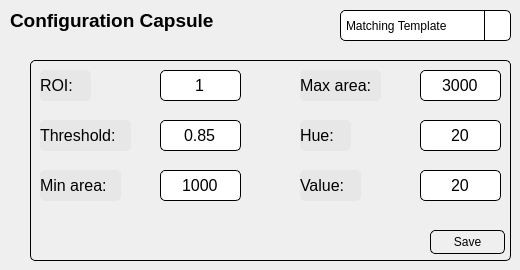
       <widget class="QWidget" name="page_2">
        <widget class="QLabel" name="label_5">
         <property name="geometry">
          <rect>
           <x>10</x>
           <y>0</y>
           <width>221</width>
           <height>41</height>
          </rect>
         </property>
         <property name="font">
          <font>
           <pointsize>14</pointsize>
           <bold>true</bold>
          </font>
         </property>
         <property name="styleSheet">
          <string notr="true">background-color: none;
color: rgb(0, 0, 0);
border: none;</string>
         </property>
         <property name="text">
          <string>Configuration Capsule</string>
         </property>
         <property name="alignment">
          <set>Qt::AlignLeading|Qt::AlignLeft|Qt::AlignVCenter</set>
         </property>
        </widget>
        <widget class="QComboBox" name="comboBox_capsule">
         <property name="geometry">
          <rect>
           <x>340</x>
           <y>10</y>
           <width>171</width>
           <height>31</height>
          </rect>
         </property>
         <property name="styleSheet">
          <string notr="true">QComboBox {
                border: 1px solid ;
                border-radius: 5px;
                padding: 5px;
                min-width: 6em;
                background-color: none;
            }

            QComboBox:hover {
                background-color: #cae1ff;
    			border: 1px solid #0066cc; /* Blue border for button hover */
            }

            QComboBox::drop-down {
                subcontrol-origin: padding;
                subcontrol-position: top right;
                width: 25px;
                border-left: 1px solid;
                border-top-right-radius: 3px;
                border-bottom-right-radius: 3px;
            }

            QComboBox::down-arrow {
				image: url(D:/Pharma3/icon/icons8-arrow-down);
                width: 14px;
                height: 14px;
				margin-top: 2px;    
            }

          </string>
         </property>
         <item>
          <property name="text">
           <string>Matching Template</string>
          </property>
         </item>
         <item>
          <property name="text">
           <string>Count Pixel</string>
          </property>
         </item>
         <item>
          <property name="text">
           <string>Check Area</string>
          </property>
         </item>
         <item>
          <property name="text">
           <string>Final</string>
          </property>
         </item>
        </widget>
        <widget class="QWidget" name="widget_2" native="true">
         <property name="geometry">
          <rect>
           <x>30</x>
           <y>60</y>
           <width>481</width>
           <height>201</height>
          </rect>
         </property>
         <property name="styleSheet">
          <string notr="true">border-radius: 5px;
border: 0.5px solid rgb(0, 0, 0)</string>
         </property>
         <widget class="QLineEdit" name="value">
          <property name="enabled">
           <bool>true</bool>
          </property>
          <property name="geometry">
           <rect>
            <x>390</x>
            <y>110</y>
            <width>81</width>
            <height>31</height>
           </rect>
          </property>
          <property name="font">
           <font>
            <pointsize>12</pointsize>
            <bold>false</bold>
           </font>
          </property>
          <property name="styleSheet">
           <string notr="true">border: 1px solid rgb(0, 0, 0);</string>
          </property>
          <property name="text">
           <string>20</string>
          </property>
          <property name="alignment">
           <set>Qt::AlignCenter</set>
          </property>
         </widget>
         <widget class="QLineEdit" name="Threshold_2">
          <property name="enabled">
           <bool>true</bool>
          </property>
          <property name="geometry">
           <rect>
            <x>130</x>
            <y>60</y>
            <width>81</width>
            <height>31</height>
           </rect>
          </property>
          <property name="font">
           <font>
            <pointsize>12</pointsize>
            <bold>false</bold>
           </font>
          </property>
          <property name="styleSheet">
           <string notr="true">border: 1px solid rgb(0, 0, 0);</string>
          </property>
          <property name="text">
           <string>0.85</string>
          </property>
          <property name="alignment">
           <set>Qt::AlignCenter</set>
          </property>
         </widget>
         <widget class="QLabel" name="label_22">
          <property name="geometry">
           <rect>
            <x>10</x>
            <y>60</y>
            <width>91</width>
            <height>31</height>
           </rect>
          </property>
          <property name="font">
           <font>
            <pointsize>12</pointsize>
            <bold>false</bold>
           </font>
          </property>
          <property name="styleSheet">
           <string notr="true">border: none;
background-color: #e7e7e7;
color: rgb(0, 0, 0);</string>
          </property>
          <property name="text">
           <string>Threshold:</string>
          </property>
         </widget>
         <widget class="QLabel" name="label_23">
          <property name="geometry">
           <rect>
            <x>270</x>
            <y>60</y>
            <width>51</width>
            <height>31</height>
           </rect>
          </property>
          <property name="font">
           <font>
            <pointsize>12</pointsize>
            <bold>false</bold>
           </font>
          </property>
          <property name="styleSheet">
           <string notr="true">border: none;
background-color: #e7e7e7;
color: rgb(0, 0, 0);</string>
          </property>
          <property name="text">
           <string>Hue:</string>
          </property>
         </widget>
         <widget class="QLabel" name="label_24">
          <property name="geometry">
           <rect>
            <x>270</x>
            <y>110</y>
            <width>61</width>
            <height>31</height>
           </rect>
          </property>
          <property name="font">
           <font>
            <pointsize>12</pointsize>
            <bold>false</bold>
           </font>
          </property>
          <property name="styleSheet">
           <string notr="true">border: none;
background-color: #e7e7e7;
color: rgb(0, 0, 0);</string>
          </property>
          <property name="text">
           <string>Value:</string>
          </property>
         </widget>
         <widget class="QLineEdit" name="ROI_2">
          <property name="enabled">
           <bool>true</bool>
          </property>
          <property name="geometry">
           <rect>
            <x>130</x>
            <y>10</y>
            <width>81</width>
            <height>31</height>
           </rect>
          </property>
          <property name="font">
           <font>
            <pointsize>12</pointsize>
            <bold>false</bold>
           </font>
          </property>
          <property name="styleSheet">
           <string notr="true">border: 1px solid rgb(0, 0, 0);</string>
          </property>
          <property name="text">
           <string>1</string>
          </property>
          <property name="alignment">
           <set>Qt::AlignCenter</set>
          </property>
         </widget>
         <widget class="QLabel" name="label_26">
          <property name="geometry">
           <rect>
            <x>10</x>
            <y>10</y>
            <width>51</width>
            <height>31</height>
           </rect>
          </property>
          <property name="font">
           <font>
            <pointsize>12</pointsize>
            <bold>false</bold>
           </font>
          </property>
          <property name="styleSheet">
           <string notr="true">border: none;
background-color: #e7e7e7;
color: rgb(0, 0, 0);</string>
          </property>
          <property name="text">
           <string>ROI:</string>
          </property>
         </widget>
         <widget class="QPushButton" name="save2">
          <property name="geometry">
           <rect>
            <x>400</x>
            <y>170</y>
            <width>75</width>
            <height>24</height>
           </rect>
          </property>
          <property name="text">
           <string>Save</string>
          </property>
         </widget>
         <widget class="QLabel" name="label_28">
          <property name="geometry">
           <rect>
            <x>10</x>
            <y>110</y>
            <width>81</width>
            <height>31</height>
           </rect>
          </property>
          <property name="font">
           <font>
            <pointsize>12</pointsize>
            <bold>false</bold>
           </font>
          </property>
          <property name="styleSheet">
           <string notr="true">border: none;
background-color: #e7e7e7;
color: rgb(0, 0, 0);</string>
          </property>
          <property name="text">
           <string>Min area:</string>
          </property>
         </widget>
         <widget class="QLineEdit" name="min_area_2">
          <property name="enabled">
           <bool>true</bool>
          </property>
          <property name="geometry">
           <rect>
            <x>130</x>
            <y>110</y>
            <width>81</width>
            <height>31</height>
           </rect>
          </property>
          <property name="font">
           <font>
            <pointsize>12</pointsize>
            <bold>false</bold>
           </font>
          </property>
          <property name="styleSheet">
           <string notr="true">border: 1px solid rgb(0, 0, 0);</string>
          </property>
          <property name="text">
           <string>1000</string>
          </property>
          <property name="alignment">
           <set>Qt::AlignCenter</set>
          </property>
         </widget>
         <widget class="QLabel" name="label_29">
          <property name="geometry">
           <rect>
            <x>270</x>
            <y>10</y>
            <width>81</width>
            <height>31</height>
           </rect>
          </property>
          <property name="font">
           <font>
            <pointsize>12</pointsize>
            <bold>false</bold>
           </font>
          </property>
          <property name="styleSheet">
           <string notr="true">border: none;
background-color: #e7e7e7;
color: rgb(0, 0, 0);</string>
          </property>
          <property name="text">
           <string>Max area:</string>
          </property>
         </widget>
         <widget class="QLineEdit" name="max_area_2">
          <property name="enabled">
           <bool>true</bool>
          </property>
          <property name="geometry">
           <rect>
            <x>390</x>
            <y>10</y>
            <width>81</width>
            <height>31</height>
           </rect>
          </property>
          <property name="font">
           <font>
            <pointsize>12</pointsize>
            <bold>false</bold>
           </font>
          </property>
          <property name="styleSheet">
           <string notr="true">border: 1px solid rgb(0, 0, 0);</string>
          </property>
          <property name="text">
           <string>3000</string>
          </property>
          <property name="alignment">
           <set>Qt::AlignCenter</set>
          </property>
         </widget>
         <widget class="QLineEdit" name="hue">
          <property name="enabled">
           <bool>true</bool>
          </property>
          <property name="geometry">
           <rect>
            <x>390</x>
            <y>60</y>
            <width>81</width>
            <height>31</height>
           </rect>
          </property>
          <property name="font">
           <font>
            <pointsize>12</pointsize>
            <bold>false</bold>
           </font>
          </property>
          <property name="styleSheet">
           <string notr="true">border: 1px solid rgb(0, 0, 0);</string>
          </property>
          <property name="text">
           <string>20</string>
          </property>
          <property name="alignment">
           <set>Qt::AlignCenter</set>
          </property>
         </widget>
        </widget>
       </widget>
